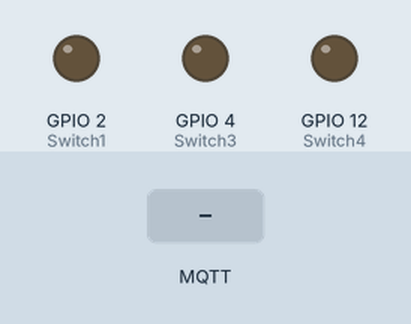
The sketch below on a simulated ESP8266 (Wemos D1 mini). Shown: output pins drawn as LEDs (lit = HIGH). The test bench sets the inputs (shaded band). WiFi joins after 1.5 s; servers stay silent unless stated; the local clock reads 2024-03-15 10:24:30 at power-on unless the sketch sets it; no MQTT or app messages arrive unless stated; what the sketch prints to the serial monitor is not drawn.

Above: at 6.2 s.
6.3 s: MQTT message "wemos/Switch1" arrives on the first subscribed topic
At 7.0 s:
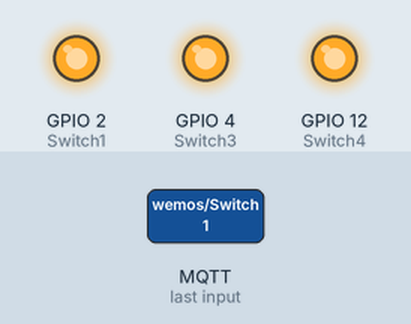
Timing chart, 0 to 9.3 s (numbered marks = the images above; inputs shaded):
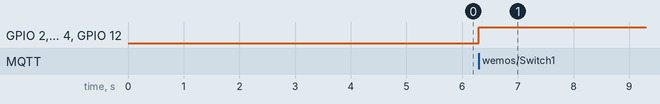

The sketch:

switch_led_aws.ino
```cpp
#include <ESP8266WiFi.h>
#include <WiFiClientSecure.h>
#include <PubSubClient.h>
#include <ArduinoJson.h>
#include <time.h>
#include "secrets.h"

unsigned long lastMillis = 0;
unsigned long previousMillis = 0;
const long interval = 30000;

// Relay Pins
#define Switch1 LED_BUILTIN
#define Switch2 2 //
#define Switch3 4 //
#define Switch4 12 //


//Topic of MQTT
#define AWS_IOT_PUBLISH_TOPIC   "wemos/temp_humid" // esp8266_1/sub
#define AWS_IOT_SUBSCRIBE_TOPIC1 "wemos/Switch1"
#define AWS_IOT_SUBSCRIBE_TOPIC2 "wemos/Switch2"
#define AWS_IOT_SUBSCRIBE_TOPIC3 "wemos/Switch3"
#define AWS_IOT_SUBSCRIBE_TOPIC4 "wemos/Switch4"


WiFiClientSecure net;

BearSSL::X509List cert(cacert);
BearSSL::X509List client_crt(client_cert);
BearSSL::PrivateKey key(privkey);

PubSubClient client(net);

time_t now;
time_t nowish = 1510592825;


void NTPConnect(void)
{
  Serial.print("Setting time using SNTP");
  configTime(TIME_ZONE * 3600, 0 * 3600, "pool.ntp.org", "time.nist.gov");
  now = time(nullptr);
  while (now < nowish)
  {
    delay(500);
    Serial.print(".");
    now = time(nullptr);
  }
  Serial.println("done!");
  struct tm timeinfo;
  gmtime_r(&now, &timeinfo);
  Serial.print("Current time: ");
  Serial.print(asctime(&timeinfo));
}


void connectAWS()
{
  delay(3000);
  WiFi.mode(WIFI_STA);
  WiFi.begin(WIFI_SSID, WIFI_PASSWORD);

  Serial.println(String("Attempting to connect to SSID: ") + String(WIFI_SSID));

  while (WiFi.status() != WL_CONNECTED)
  {
    Serial.print(".");
    delay(1000);
  }

  NTPConnect();

  net.setTrustAnchors(&cert);
  net.setClientRSACert(&client_crt, &key);

  client.setServer(MQTT_HOST, 8883);
  client.setCallback(messageHandler);


  Serial.println("Connecting to AWS IOT");

  while (!client.connect(THINGNAME))
  {
    Serial.print(".");
    delay(1000);
  }

  if (!client.connected()) {
    Serial.println("AWS IoT Timeout!");
    return;
  }
  // Subscribe to a topic
  client.subscribe(AWS_IOT_SUBSCRIBE_TOPIC1);
  client.subscribe(AWS_IOT_SUBSCRIBE_TOPIC2);
  client.subscribe(AWS_IOT_SUBSCRIBE_TOPIC3);
  client.subscribe(AWS_IOT_SUBSCRIBE_TOPIC4);

  Serial.println("AWS IoT Connected!");
}


void publishMessage()
{
  StaticJsonDocument<200> doc;
  doc["time"] = millis();
  doc["running text"] = "Hello world";

  char jsonBuffer[512];
  serializeJson(doc, jsonBuffer); // print to client

  client.publish(AWS_IOT_PUBLISH_TOPIC, jsonBuffer);
}


void setup()
{
  Serial.begin(115200);
  connectAWS();
  pinMode(Switch1, OUTPUT);
  pinMode(Switch2, OUTPUT);
  pinMode(Switch3, OUTPUT);
  pinMode(Switch4, OUTPUT);
}

void messageHandler(char* topic, byte* payload, unsigned int length)
{
  Serial.print("incoming: ");
  Serial.println(topic);

  if ( strstr(topic, "wemos/Switch1") )
  {
    StaticJsonDocument<200> doc;
    deserializeJson(doc, payload);
    String Switch_data = doc["status"];
    int r = Switch_data.toInt();
    digitalWrite(Switch1, !r);
    Serial.print("Switch1 - "); Serial.println(Switch_data);
  }

  if ( strstr(topic, "wemos/Switch2") )
  {
    StaticJsonDocument<200> doc;
    deserializeJson(doc, payload);
    String Switch_data = doc["status"];
    int r = Switch_data.toInt();
    digitalWrite(Switch2, !r);
    Serial.print("Switch2 - "); Serial.println(Switch_data);
  }

  if ( strstr(topic, "wemos/Switch1") )
  {
    StaticJsonDocument<200> doc;
    deserializeJson(doc, payload);
    String Switch_data = doc["status"];
    int r = Switch_data.toInt();
    digitalWrite(Switch3, !r);
    Serial.print("Switch3 - "); Serial.println(Switch_data);
  }

  if ( strstr(topic, "wemos/Switch1") )
  {
    StaticJsonDocument<200> doc;
    deserializeJson(doc, payload);
    String Switch_data = doc["status"];
    int r = Switch_data.toInt();
    digitalWrite(Switch4, !r);
    Serial.print("AC4 - "); Serial.println(Switch_data);
  }


}

void loop()
{

  now = time(nullptr);

  if (!client.connected())
  {
    connectAWS();
  }
  else
  {
    client.loop();
    if (millis() - lastMillis > 5000)
    {
      lastMillis = millis();
      publishMessage();
    }
  }
}
```

secrets.h
```cpp
#include <pgmspace.h>

#define SECRET

const char WIFI_SSID[] = "WIFI SSID";               // SELLY_OAK WIFGASINDO
const char WIFI_PASSWORD[] = "WIFI Password";           // sainsburry2020

#define THINGNAME "" //test1

int8_t TIME_ZONE = -5; //NYC(USA): -5 UTC

const char MQTT_HOST[] = "aq2qlumjdi38g-ats.iot.us-east-1.amazonaws.com";


static const char cacert[] PROGMEM = R"EOF(
-----BEGIN CERTIFICATE-----

-----END CERTIFICATE-----
)EOF";


// Copy contents from XXXXXXXX-certificate.pem.crt here ▼
static const char client_cert[] PROGMEM = R"KEY(
-----BEGIN CERTIFICATE-----

-----END CERTIFICATE-----

)KEY";


// Copy contents from  XXXXXXXX-private.pem.key here ▼
static const char privkey[] PROGMEM = R"KEY(
-----BEGIN RSA PRIVATE KEY-----

-----END RSA PRIVATE KEY-----

)KEY";
```

Measured:
- after the input at 6.3 s, GPIO 2 (Switch1), GPIO 4 (Switch3), GPIO 12 (Switch4): LOW → HIGH at once
